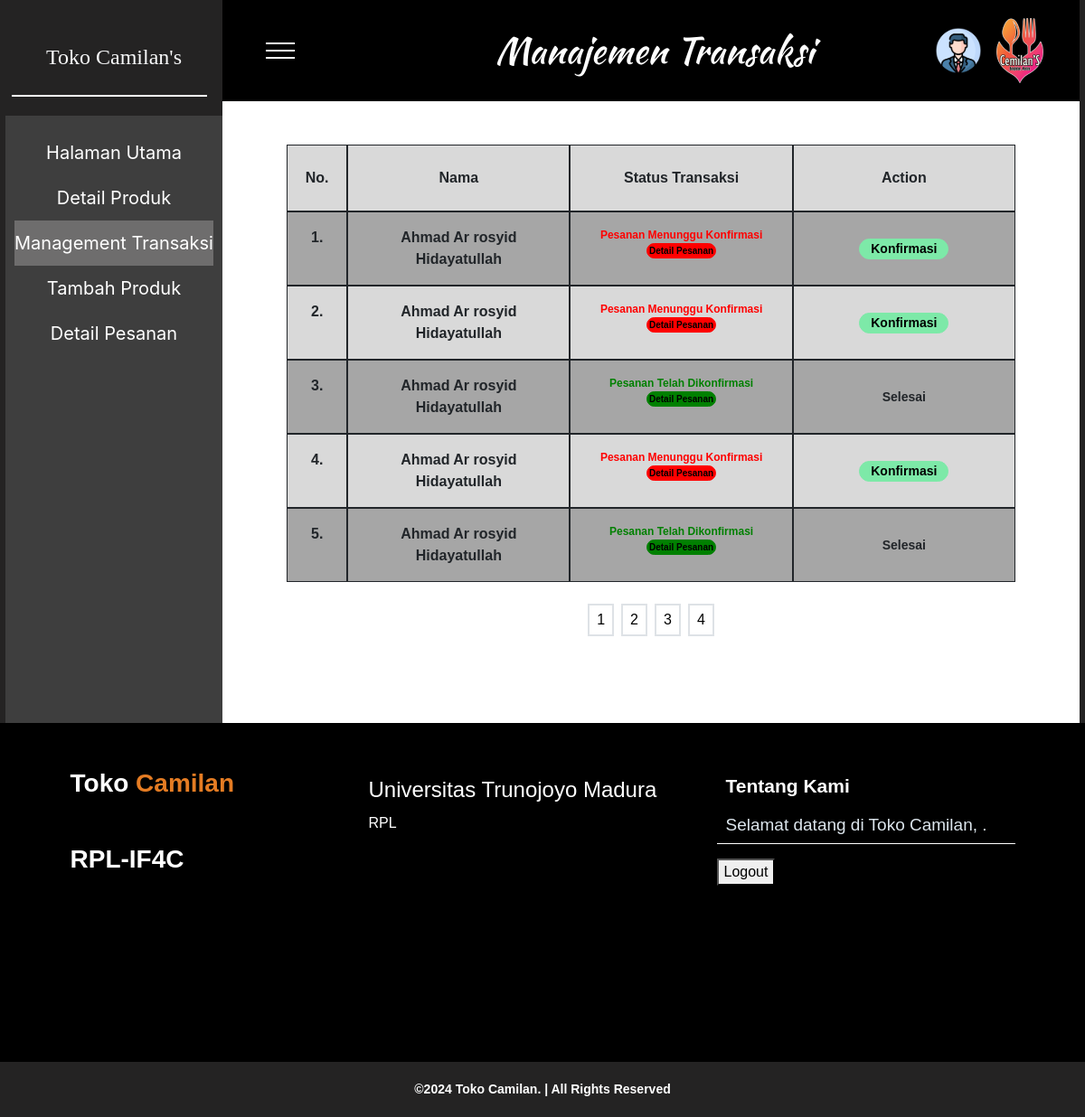
The app's page /rpl/admin/Manajemen_Transaksi.php, older data.
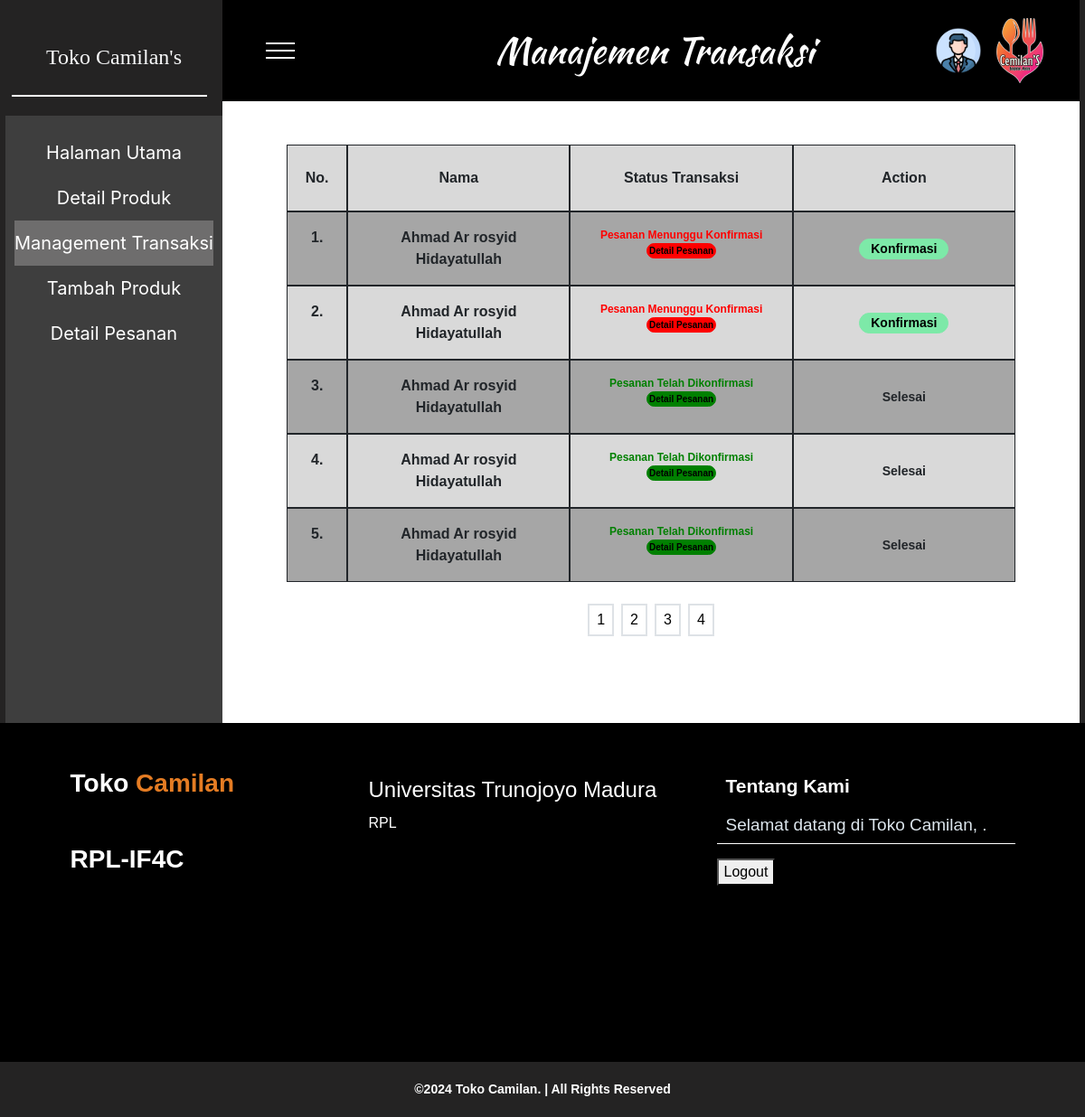
The same page, newer data.
### tables this page shows
CREATE TABLE `pesanan` (
  `ID_ORDER` int(11) NOT NULL,
  `ID_METODE_PEMBAYARAN` int(11) DEFAULT NULL,
  `ID_CUSTOMER` int(11) DEFAULT NULL,
  `TANGGAL_ORDER` timestamp NULL DEFAULT current_timestamp(),
  `TOTAL_ORDER` int(11) DEFAULT NULL,
  `Status` int(1) NOT NULL DEFAULT 0
);

CREATE TABLE `customer` (
  `NAMA_CUSTOMER` varchar(50) DEFAULT NULL,
  `ID_CUSTOMER` int(11) NOT NULL,
  `NOMOR_TELPON_CUSTOMER` varchar(50) DEFAULT NULL,
  `USERNAME` varchar(50) DEFAULT NULL,
  `PASSWORD` varchar(64) DEFAULT NULL,
  `EMAIL` text DEFAULT NULL,
  `ALAMAT` text DEFAULT NULL,
  `KOTA` text NOT NULL,
  `ID_KOTA` int(11) NOT NULL,
  `PROVINSI` text NOT NULL,
  `ID_PROVINSI` int(11) NOT NULL,
  `FOTO` text DEFAULT 'Default-Profile.svg'
);

### rpl/Database/database.php (called while the page is built, shortened)
<?php
function getDataAllJoin($table, $column, $columnid)
{
    try {
        $statement = DB->prepare("SELECT * FROM $table JOIN $column ON $table.$columnid = $column.$columnid");
        $statement->execute();
        return $statement->fetchAll(PDO::FETCH_ASSOC);
    } catch (PDOException $err) {
        echo $err->getMessage();
    }
}
function getDataAllJoinLimit($table, $column, $columnid, $start, $perpage)
{
    try {
        $statement = DB->prepare("SELECT * FROM $table JOIN $column ON $table.$columnid = $column.$columnid LIMIT $start, $perpage");
        $statement->execute();
        return $statement->fetchAll(PDO::FETCH_ASSOC);
    } catch (PDOException $err) {
        echo $err->getMessage();
    }
}

### rpl/admin/Manajemen_Transaksi.php (the view, shortened to what this page needs)
<?php
require_once('../Database/database.php');
$result = getDataAllJoin('pesanan', 'customer', 'ID_CUSTOMER');
$per_page = 5;
$total_results = count($result);
$total_pages = ceil($total_results / $per_page);
if (!isset($_GET['page'])) {
    $page = 1;
} else {
    $page = $_GET['page'];
}
$start = ($page - 1) * $per_page;
$pesanan = getDataAllJoinLimit('pesanan', 'customer', 'ID_CUSTOMER', $start, $per_page);
?>
<?php include("../templates/header-admin.php") ?>
<?php $table_color = "#D9D9D9;" ?>
<div class="row" style="width: 85%;">
    <div class="border border-dark py-4 fw-bold col-sm-1 text-center" style="background-color: <?= $table_color; ?>;">No.</div>
    <div class="border border-dark py-4 fw-bold col text-center" style="background-color: <?= $table_color; ?>;">Nama</div>
    <div class="border border-dark py-4 fw-bold col text-center" style="background-color: <?= $table_color; ?>;">Status Transaksi</div>
    <div class="border border-dark py-4 fw-bold col text-center" style="background-color: <?= $table_color; ?>;">Action</div>
</div>
<?php
$row_count = 0;
foreach ($pesanan as $order) :
    $row_count += 1;
    if ($row_count % 2 == 1) {
        $table_color = "#A6A6A6;";
    } else {
        $table_color = "#D9D9D9;";
    }
?>
    <div class="row" style="width: 85%;">
        <div class="border border-dark py-3 fw-bold col-sm-1 text-center d-flex flex-column align-items-center" style="background-color: <?= $table_color; ?>;"><?= $row_count; ?>.</div>
        <div class="border border-dark py-3 fw-bold col text-center d-flex flex-column align-items-center" style="background-color: <?= $table_color; ?>;"><?= $order['NAMA_CUSTOMER']; ?></div>
        <?php if ($order['Status'] == 0) : ?>
            <div class="border border-dark py-3 fw-bold col text-center d-flex flex-column align-items-center" style="background-color: <?= $table_color; ?>;">
                <div style="color: red; font-size: 12px">Pesanan Menunggu Konfirmasi</div>
                <a href="detail_pesanan.php?DetailPesanan=<?= $order['ID_ORDER'] ?>" style="width:35%; border: 1px solid red; border-radius:1rem; background-color:red; text-decoration:none; color:black;">
                    <div class="p-0 m-0" style="font-size: 10px; text-align:center;">Detail Pesanan</div>
                </a>
            </div>
            <div class="border border-dark py-3 fw-bold col text-center d-flex flex-column justify-content-center align-items-center" style="background-color: <?= $table_color; ?>;">
                <a href="<?= BASEURL . 'controller/admin/confirm-order.php?Order=' . $order['ID_ORDER']; ?>" style="border-radius:1rem; border:1px solid #7DE9A8; background-color: #7DE9A8; font-size:14px; width:45%; color:#000; text-decoration:none;">
                    Konfirmasi
                </a>
            </div>
        <?php else : ?>
            <div class="border border-dark py-3 fw-bold col text-center d-flex flex-column align-items-center" style="background-color: <?= $table_color; ?>;">
                <div style="color: green; font-size: 12px">Pesanan Telah Dikonfirmasi</div>
                <a href="detail_pesanan.php?DetailPesanan=<?= $order['ID_ORDER'] ?>" style="width:35%; border: 1px solid green; border-radius:1rem; background-color:green; text-decoration:none; color:black;">
                    <div class="p-0 m-0" style="font-size: 10px; text-align:center;">Detail Pesanan</div>
                </a>
            </div>
            <div class="border border-dark py-3 fw-bold col text-center d-flex flex-column justify-content-center align-items-center" style="background-color: <?= $table_color; ?>; font-size:14px;">Selesai</div>
        <?php endif; ?>
    </div>
<?php endforeach; ?>
<div class="d-flex">
    <?php for ($i = 1; $i <= $total_pages; $i++) : ?>
        <a class="border border-2 text-decoration-none px-2 py-1 my-4 mx-1" style="color: #000;" href='?page=<?= $i ?>'>
            <div class="paginate-link p-0 m-0" style="width:100%; height:100%">
                <?= $i; ?>
            </div>
        </a>
    <?php endfor; ?>
</div>
<?php include("../templates/footer-admin.php") ?>

Row changes from the older to the newer data that the page shows:
changed pesanan (number 4 of 5 on the later page): Status "Pesanan Menunggu Konfirmasi Konfirmasi" → "Pesanan Telah Dikonfirmasi Selesai"
